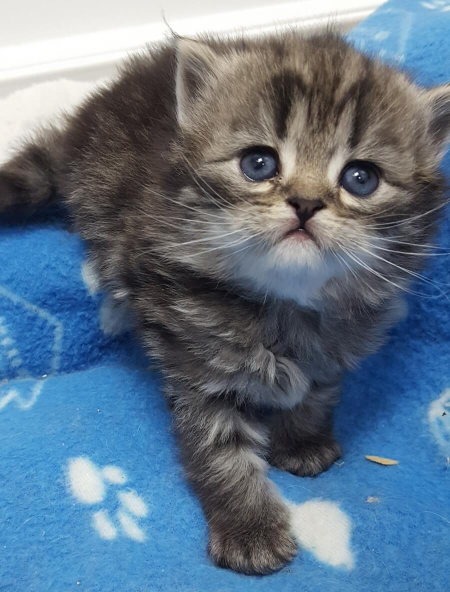
#> input picture kitten.jpg, 900 x 1184 px (shown at 1/2 size)
$ jupyter execute 'Pillow  .ipynb.ipynb'
#> lines starting #> are read from the running program, lines starting #| are printed output that depends on the picture
[cell 1]
import PIL

[cell 2]
from PIL import Image

[cell 3]
img = Image.open(r"kitten.jpg")
#> img is the input picture: PIL image 900x1184 RGB; mean R, G, B 96.9, 117.1, 136.3
img.show()

[cell 4]
print(img.mode)
#| RGB

[cell 5]
print(img.size)
#| (900, 1184)

[cell 6]
print(img.format)
#| JPEG

[cell 7]
angle = 45
rotated_image = img.rotate(angle)
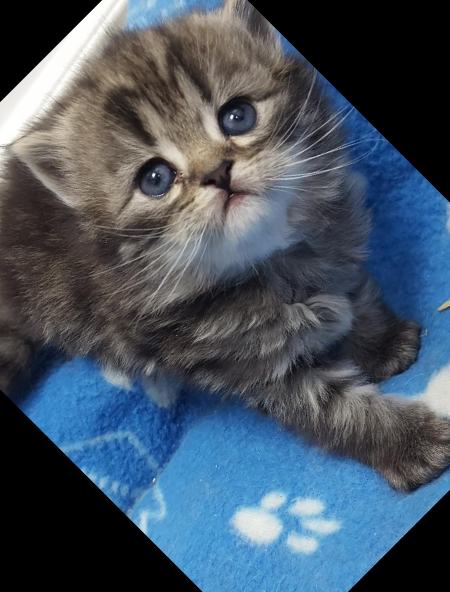
#> rotated_image: PIL image 900x1184 RGB (shown at 1/2 size); mean R, G, B 69.6, 83.4, 97.5
rotated_image.show()
rotated_image.save("Rotated kitten.jpg")

[cell 8]
size = (200,200)
resized_image = img.resize(size)
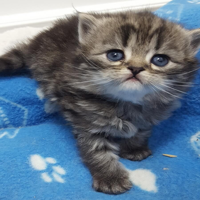
#> resized_image: PIL image 200x200 RGB; mean R, G, B 96.9, 117.1, 136.3
resized_image.show()
resized_image.save("Resized kitten.jpg")
print(resized_image.size)
#| (200, 200)
